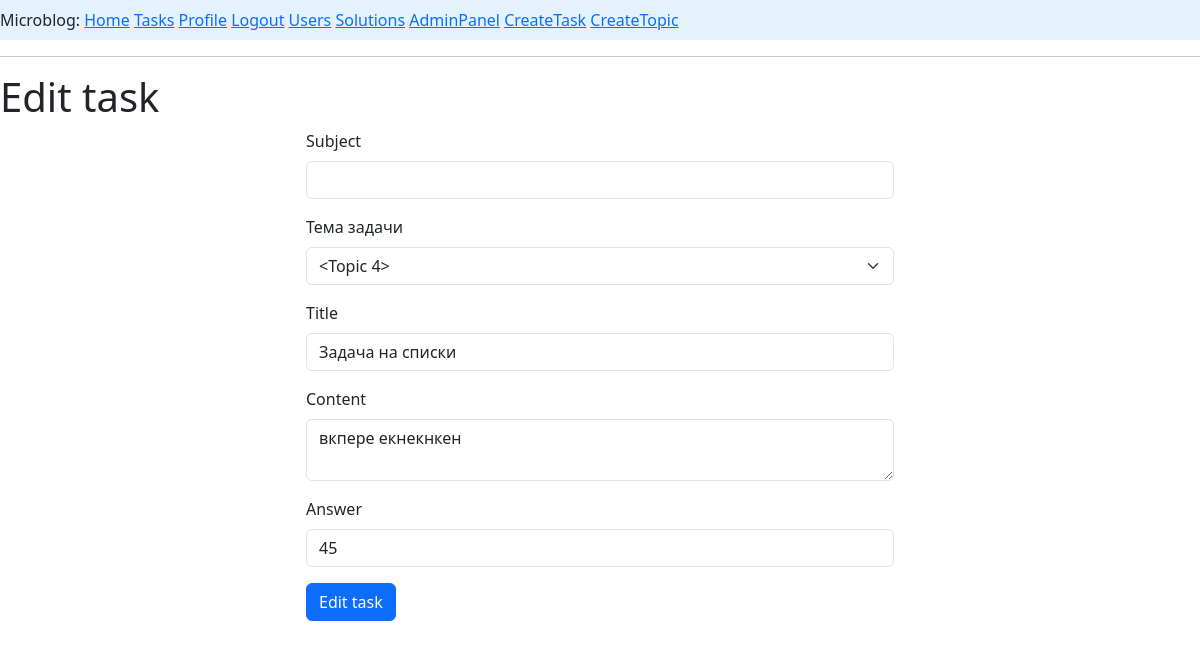
Page /task/18/edit (signed in) on the committed database.
### app/models.py (models this page shows, shortened)
class Task(db.Model):
    __tablename__ = 'tasks'
    id: so.Mapped[int] = so.mapped_column(primary_key=True, autoincrement=True)
    title: so.Mapped[str] = so.mapped_column(sa.String(50), nullable=True)
    content: so.Mapped[str] = so.mapped_column(sa.Text(), nullable=True, default='Условие')
    topic_id: so.Mapped[int] = so.mapped_column(sa.ForeignKey(Topic.id, name='fk_tasks_topic'), nullable=True)
    topic: so.Mapped['Topic'] = so.relationship(back_populates='tasks')
    answer: so.Mapped[str] = so.mapped_column(sa.String(100), nullable=True, default='Без ответа')
    created_date: so.Mapped[datetime] = so.mapped_column(index=True, default=lambda: datetime.now(timezone.utc))
    rating: so.Mapped[int] = so.mapped_column(sa.Integer, nullable=True, default=1)
    user_id: so.Mapped[int] = so.mapped_column(sa.ForeignKey(User.id), nullable=True)
    creator: so.Mapped['User'] = so.relationship(back_populates='task_user')
    solve_task: so.Mapped[list['Solve']] = so.relationship(back_populates='task', cascade="all,delete")

### app/routes.py (the view)
@app.route('/task/<int:id>/edit', methods=['GET', 'POST'])
@login_required
def edit_task(id):
    edittask = db.first_or_404(sa.select(Task).where(Task.id == id))
    if edittask.user_id != current_user.id:
        abort(403)
    form = EditTask(obj=edittask)
    if request.method == 'POST' and form.validate_on_submit():
        form.populate_obj(edittask)  # обновляем объект данными из формы
        db.session.commit()
        return redirect(url_for('task', id=edittask.id))
    '''
    if form.validate():
        form.populate_obj(edittask)  # автоматически заполняет объект task данными из формы
        db.session.commit()
        return redirect(url_for('task', id=edittask.id))
    '''
    return render_template('edit_task.html', form=form, id=edittask.id)

### app/forms.py
class EditTask(FlaskForm):
    subject = StringField('Subject', validators=[DataRequired()])
    topic = QuerySelectField(
        'Тема задачи',
        query_factory=lambda: Topic.query.all(),
        get_label='topic',
        allow_blank=True,  # Разрешаем оставить пустым, если тема необязательна
        blank_text='-- Выберите тему --'
        )
    title = StringField('Title', validators=[DataRequired()])
    content = TextAreaField('Content', validators=[Length(min=0, max=1400)])
    answer = StringField('Answer', validators=[DataRequired()])
    submit = SubmitField('Edit task')

### app/models.py (called while the page is built)
@login.user_loader
def load_user(id):
    return db.session.get(User, int(id))

### app/routes.py (called while the page is built)
@app.before_request
def before_request():
    if current_user.is_authenticated:
        current_user.last_seen = datetime.now(timezone.utc)
        db.session.commit()

### app/templates/edit_task.html (shortened to what this page needs)
{% extends "base.html" %}
{% block content %}
    <h1>Edit task</h1>
    {% from 'bootstrap5/form.html' import render_form %}
    <div class="row justify-content-center">
        <div class="col-md-6">
            <form action="" method="post">
                {{ render_form(form) }}
            </form>
        </div>
{% endblock %}

### rows in the picture
Task: topic "<Topic 4>", title "Задача на списки", content "вкпере екнекнкен", answer "45"
